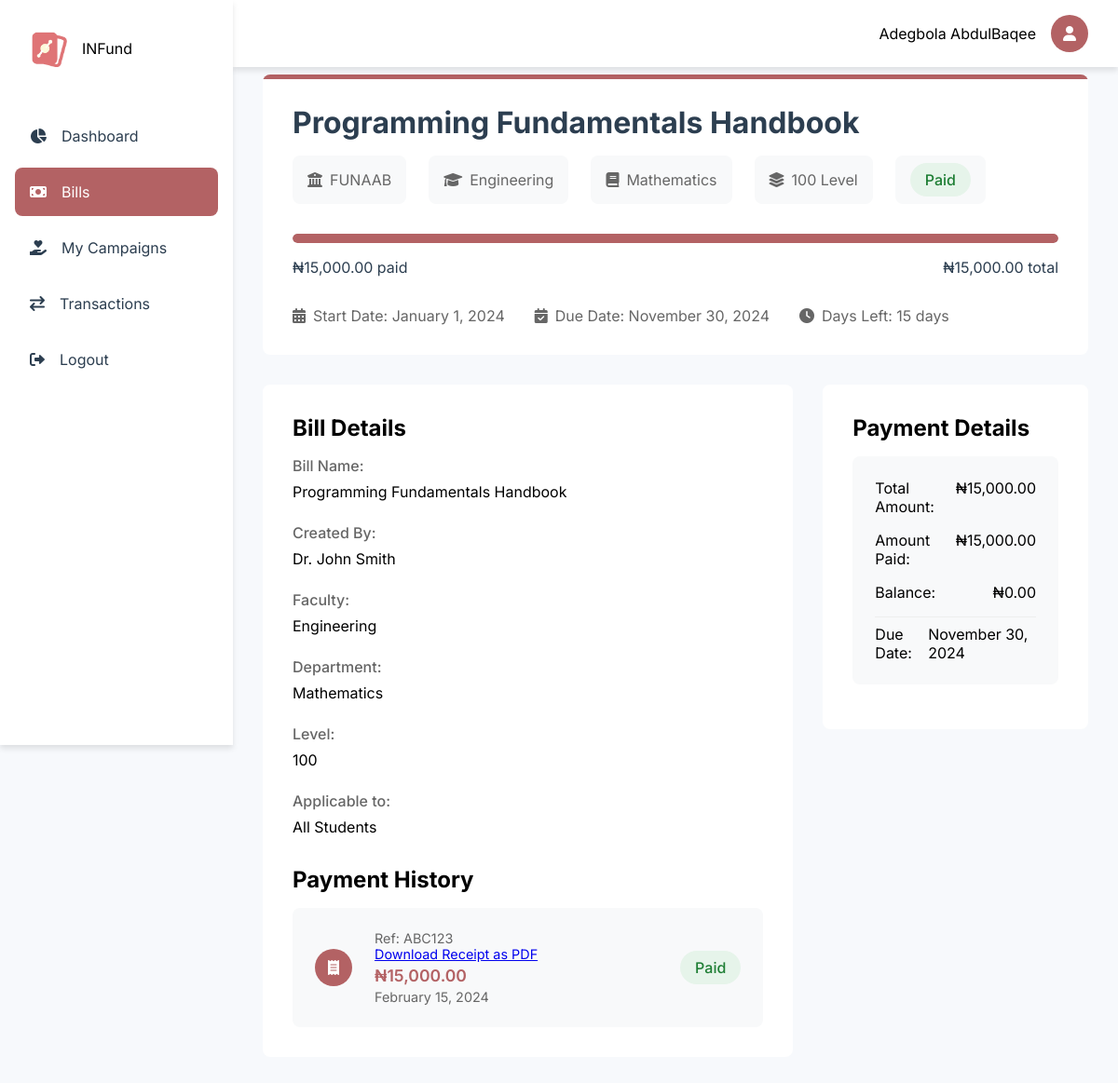
Before: /dashboard/bill.php?id=1 (signed in) with the older database file.
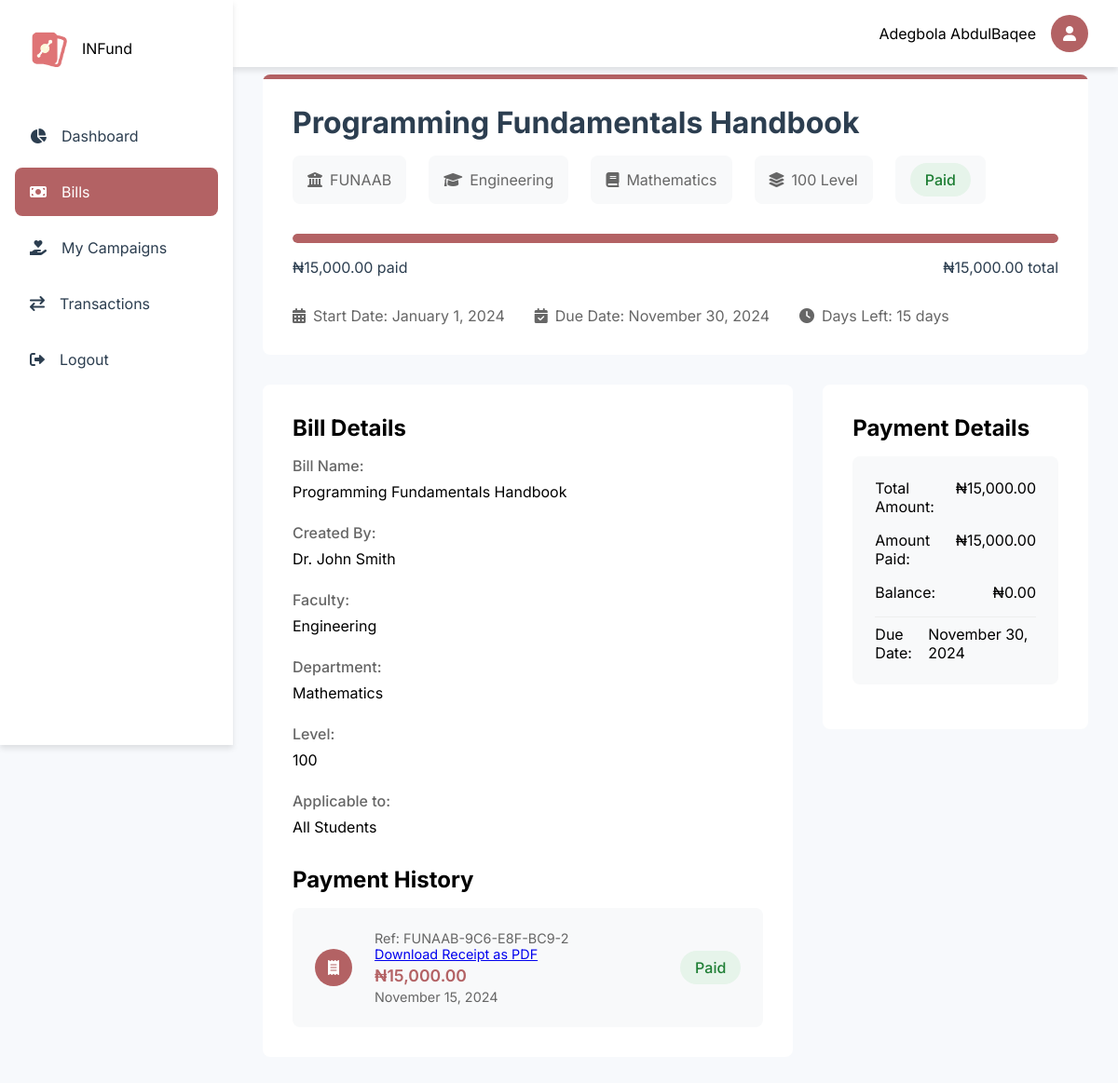
After: the same page with the newer database file.
### tables this page shows
CREATE TABLE `bills` (
  `id` int(11) NOT NULL,
  `creator_id` int(11) NOT NULL,
  `name` varchar(255) NOT NULL,
  `university` varchar(255) NOT NULL,
  `faculty` varchar(255) NOT NULL,
  `department` varchar(1000) NOT NULL,
  `level` varchar(255) NOT NULL,
  `matric_no` varchar(255) NOT NULL,
  `price` decimal(10,2) NOT NULL,
  `start_date` date DEFAULT NULL,
  `end_date` date DEFAULT NULL,
  `created_at` timestamp NOT NULL DEFAULT current_timestamp()
);

CREATE TABLE `payments` (
  `id` int(11) NOT NULL,
  `uid` int(11) NOT NULL,
  `reference_id` varchar(1000) DEFAULT NULL,
  `gateway_reference` varchar(200) DEFAULT NULL,
  `bill_id` int(11) NOT NULL,
  `student_id` int(11) NOT NULL,
  `total_amount` decimal(10,2) NOT NULL,
  `amount_paid` decimal(10,2) DEFAULT 0.00,
  `status` enum('Unpaid','Partially Paid','Paid') NOT NULL DEFAULT 'Unpaid',
  `last_payment_date` timestamp NULL DEFAULT current_timestamp(),
  `created_at` timestamp NOT NULL DEFAULT current_timestamp(),
  `updated_at` timestamp NOT NULL DEFAULT current_timestamp() ON UPDATE current_timestamp()
);

CREATE TABLE `creators` (
  `id` int(11) NOT NULL,
  `fullname` varchar(255) NOT NULL,
  `email` varchar(200) NOT NULL,
  `role` enum('admin','lecturer','headofclass') NOT NULL,
  `department` varchar(1000) NOT NULL,
  `university` varchar(1000) NOT NULL,
  `created_at` timestamp NOT NULL DEFAULT current_timestamp()
);

### includes/user/get_bills.php (called while the page is built, shortened)
<?php
function getBillDetails($bill_id, $user_id)
{
    global $conn;
    $query = "SELECT b.*,
              p.amount_paid,
              p.status as payment_status,
              p.last_payment_date,
              p.reference_id,
              c.fullname as creator_name,
              DATEDIFF(b.end_date, CURRENT_DATE()) as days_remaining
              FROM bills b
              LEFT JOIN payments p ON b.id = p.bill_id AND p.student_id = ?
              LEFT JOIN creators c ON b.creator_id = c.id
              WHERE b.id = ?";
    $stmt = $conn->prepare($query);
    $stmt->bind_param("ii", $user_id, $bill_id);
    $stmt->execute();
    $result = $stmt->get_result();
    return $result->fetch_assoc();
}

### dashboard/bill.php (the view, shortened to what the changed rows need)
<?php
require_once '../config/config.php';
include '../includes/user/get_bills.php';
$bill_id = isset($_GET['id']) ? intval($_GET['id']) : 0;
$user_id = $_SESSION['user_id'] ?? 0;
$bill = getBillDetails($bill_id, $user_id);
function getStatusClass($status)
{
    switch ($status) {
        case 'Paid':
            return 'status-paid';
    }
}
include '../includes/user/nav.php';
?>
<main class="main-content">
    <div class="bill-detail-header">
        <h1 class="bill-title"><?php echo htmlspecialchars($bill['name']); ?></h1>
        <div class="bill-meta">
            <div class="meta-item">
                <i class="fas fa-university"></i>
                <span><?php echo htmlspecialchars($bill['university']); ?></span>
            </div>
            <div class="meta-item">
                <i class="fas fa-graduation-cap"></i>
                <span><?php echo htmlspecialchars($bill['faculty']); ?></span>
            </div>
            <div class="meta-item">
                <i class="fas fa-book"></i>
                <span><?php echo htmlspecialchars($bill['department']); ?></span>
            </div>
            <div class="meta-item">
                <i class="fas fa-layer-group"></i>
                <span><?php echo htmlspecialchars($bill['level']); ?> Level</span>
            </div>
            <div class="meta-item">
                <span class="status-badge <?php echo getStatusClass($bill['payment_status']); ?>">
                    <?php echo htmlspecialchars($bill['payment_status']); ?>
                </span>
            </div>
        </div>
        <div class="progress-section">
            <div class="progress-bar">
            </div>
            <div class="progress-stats">
                <span>₦<?php echo number_format($bill['amount_paid'], 2); ?> paid</span>
                <span>₦<?php echo number_format($bill['price'], 2); ?> total</span>
            </div>
        </div>
        <div class="date-info">
            <div class="date-item">
                <i class="fas fa-calendar-alt"></i>
                <span>Start Date: <?php echo date('F j, Y', strtotime($bill['start_date'])); ?></span>
            </div>
            <div class="date-item">
                <i class="fas fa-calendar-check"></i>
                <span>Due Date: <?php echo date('F j, Y', strtotime($bill['end_date'])); ?></span>
            </div>
            <div class="date-item">
            </div>
        </div>
    </div>
    <div class="bill-content">
        <div class="bill-description">
            <h2>Bill Details</h2>
            <div class="description-content">
                <div class="info-grid">
                    <div class="info-item">
                        <label>Bill Name:</label>
                        <span><?php echo htmlspecialchars($bill['name']); ?></span>
                    </div>
                    <div class="info-item">
                        <label>Created By:</label>
                        <span><?php echo htmlspecialchars($bill['creator_name'] ?? 'N/A'); ?></span>
                    </div>
                    <div class="info-item">
                        <label>Faculty:</label>
                        <span><?php echo htmlspecialchars($bill['faculty']); ?></span>
                    </div>
                    <div class="info-item">
                        <label>Department:</label>
                        <span><?php echo htmlspecialchars($bill['department']); ?></span>
                    </div>
                    <div class="info-item">
                        <label>Level:</label>
                        <span><?php echo htmlspecialchars($bill['level']); ?></span>
                    </div>
                </div>
            </div>
            <?php if ($bill['last_payment_date'] && $bill['amount_paid'] > 0) : ?>
                <div class="payment-history">
                    <h2>Payment History</h2>
                    <div class="payment-card">
                        <div class="payment-icon">
                            <i class="fas fa-receipt"></i>
                        </div>
                        <div class="payment-info">
                            <div class="reference-id">Ref: <?php echo htmlspecialchars($bill['reference_id']); ?> <div class="download-receipt">
                                    <a href="./generate_receipt.php?id=<?php echo $bill['id']; ?>" class="download-button">Download Receipt as PDF</a>
                                </div>
                            </div>
                            <div class="payment-amount">₦<?php echo number_format($bill['amount_paid'], 2); ?></div>
                            <div class="payment-date">
                                <?php echo date('F j, Y', strtotime($bill['last_payment_date'])); ?>
                            </div>
                        </div>
                        <div class="payment-status">
                            <span class="status-badge <?php echo getStatusClass($bill['payment_status']); ?>">
                                <?php echo htmlspecialchars($bill['payment_status']); ?>
                            </span>
                        </div>
                    </div>
                </div>
            <?php endif; ?>
        </div>
        <div class="payment-section">
            <h2>Payment Details</h2>
            <div class="payment-summary">
                <div class="summary-item">
                    <label>Total Amount:</label>
                    <span>₦<?php echo number_format($bill['price'], 2); ?></span>
                </div>
                <div class="summary-item">
                    <label>Amount Paid:</label>
                    <span>₦<?php echo number_format($bill['amount_paid'], 2); ?></span>
                </div>
                <div class="summary-item">
                    <label>Balance:</label>
                    <span>₦<?php echo number_format($bill['price'] - $bill['amount_paid'], 2); ?></span>
                </div>
                <div class="summary-item">
                    <label>Due Date:</label>
                    <span><?php echo date('F j, Y', strtotime($bill['end_date'])); ?></span>
                </div>
            </div>
        </div>
    </div>
</main>
<?php
include '../includes/user/footer.php';
?>

Changed rows visible on the page:
changed through a linked row, bills "Programming Fundamentals Handbook": payments.reference_id "ABC123" → "FUNAAB-9C6-E8F-BC9-2"; payments.last_payment_date "February 15, 2024" → "November 15, 2024"
